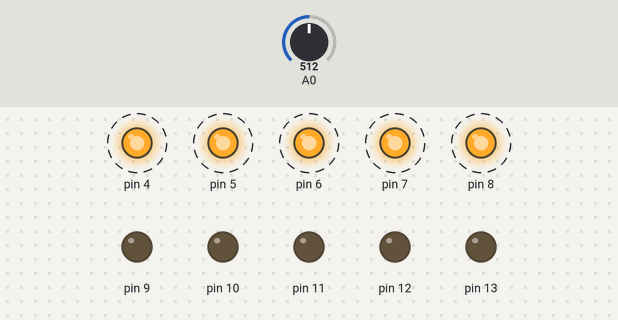
Simulated run of this sketch. Board: Arduino Uno, built with avr-gcc and run on an emulated ATmega328P. On the bench: output pins drawn as LEDs (lit = HIGH). Dashed ring = blinking. Inputs (shaded band) come from the test bench; at power-on: A0 = 512.

Above: at 1.0 s.
1.3 s: A0 set to 599
4.3 s: A0 set to 623
At 4.6 s:
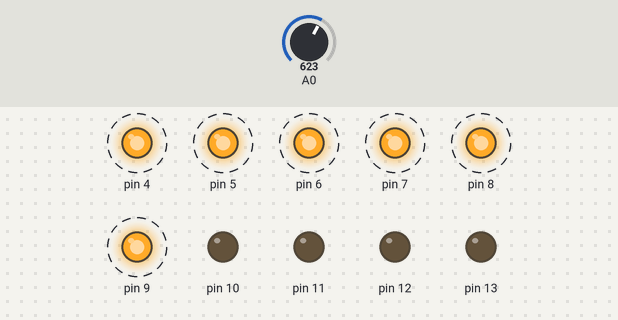
7.3 s: A0 set to 511
At 7.6 s:
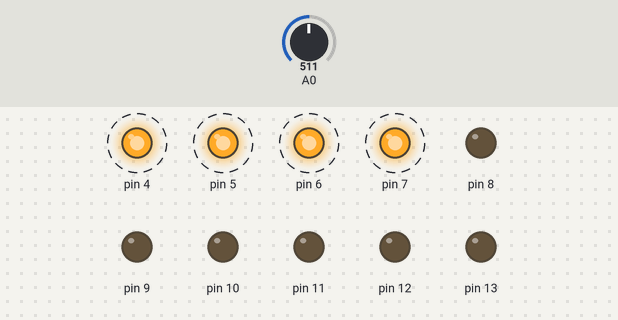
10.3 s: A0 set to 420
13.3 s: A0 set to 391
At 13.61 s:
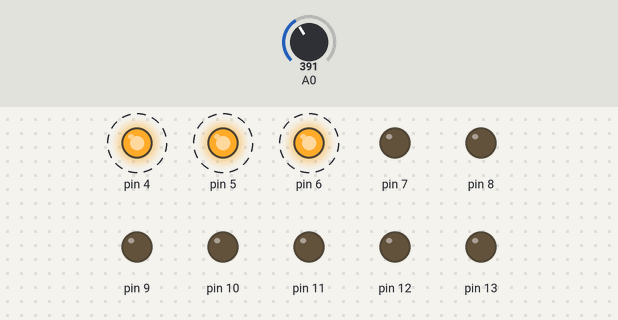
16.3 s: A0 set to 716
At 16.61 s:
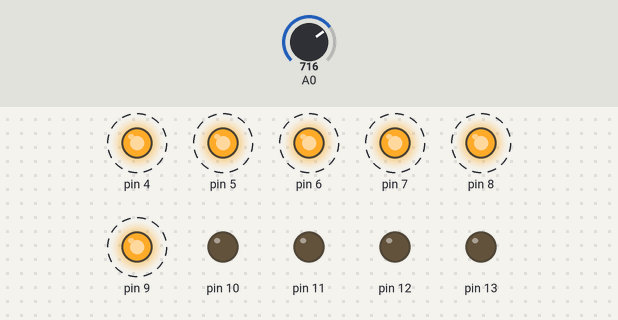
Timing chart, 0 to 20.3 s (numbered marks = the images above; inputs shaded):
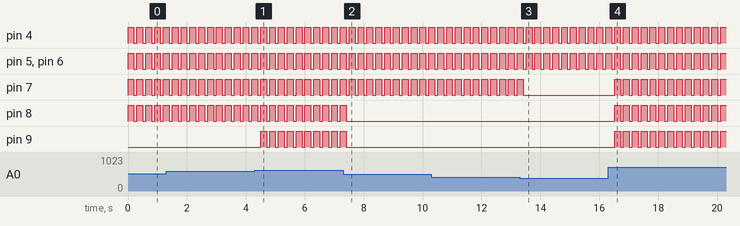

The sketch:

Act3.ino
```cpp
int digitalVolt;
float analogVolt;

void setup() {
  for(int i=4; i<=13; i++)
    pinMode(i, OUTPUT);
  pinMode(A0, INPUT);
}

void loop() {
  digitalVolt = analogRead(A0);
  analogVolt = (5./1023.)*digitalVolt;

  for(float i=0.5; i<analogVolt; i+=0.5){
    digitalWrite((2*i+3), HIGH);
  }

  if(analogVolt>4.9)
    digitalWrite(13, HIGH);

  delay(200);

  for(int i=4; i<=13; i++)
    digitalWrite(i, LOW);

  delay(100);
}
```

Measured:
- the behaviour switches between 613 and 614 on A0 (found by bisection; images 0 and 1)
- the behaviour switches between 410 and 409 on A0 (found by bisection; images 2 and 3)
- after the input at 4.3 s, pin 9: alternates HIGH for 0.20 s and LOW for 0.10 s, starting after 0.21 s
- after the input at 7.3 s, pin 8, pin 9: goes on until 7.4 s, then stays LOW
- after the input at 13.3 s, pin 7: goes on until 13.4 s, then stays LOW
- after the input at 16.3 s, pin 7–9: alternates HIGH for 0.20 s and LOW for 0.10 s, starting after 0.22 s
- by itself, pin 4–8: alternates HIGH for 0.20 s and LOW for 0.10 s
